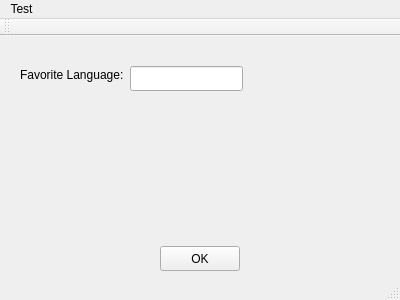
<?xml version="1.0" encoding="UTF-8"?>
<ui version="4.0">
 <class>MainWindow</class>
 <widget class="QMainWindow" name="MainWindow">
  <property name="geometry">
   <rect>
    <x>0</x>
    <y>0</y>
    <width>400</width>
    <height>300</height>
   </rect>
  </property>
  <property name="windowTitle">
   <string>MainWindow</string>
  </property>
  <widget class="QWidget" name="centralWidget">
   <widget class="QPushButton" name="pushButton">
    <property name="geometry">
     <rect>
      <x>160</x>
      <y>210</y>
      <width>80</width>
      <height>25</height>
     </rect>
    </property>
    <property name="text">
     <string>OK</string>
    </property>
   </widget>
   <widget class="QLineEdit" name="lineEdit">
    <property name="geometry">
     <rect>
      <x>130</x>
      <y>30</y>
      <width>113</width>
      <height>25</height>
     </rect>
    </property>
   </widget>
   <widget class="QLabel" name="label">
    <property name="geometry">
     <rect>
      <x>20</x>
      <y>30</y>
      <width>111</width>
      <height>17</height>
     </rect>
    </property>
    <property name="text">
     <string>Favorite Language:</string>
    </property>
   </widget>
  </widget>
  <widget class="QMenuBar" name="menuBar">
   <property name="geometry">
    <rect>
     <x>0</x>
     <y>0</y>
     <width>400</width>
     <height>22</height>
    </rect>
   </property>
   <widget class="QMenu" name="menuTest">
    <property name="title">
     <string>Test</string>
    </property>
   </widget>
   <addaction name="menuTest"/>
  </widget>
  <widget class="QToolBar" name="mainToolBar">
   <attribute name="toolBarArea">
    <enum>TopToolBarArea</enum>
   </attribute>
   <attribute name="toolBarBreak">
    <bool>false</bool>
   </attribute>
  </widget>
  <widget class="QStatusBar" name="statusBar"/>
 </widget>
 <layoutdefault spacing="6" margin="11"/>
 <resources/>
 <connections/>
</ui>
